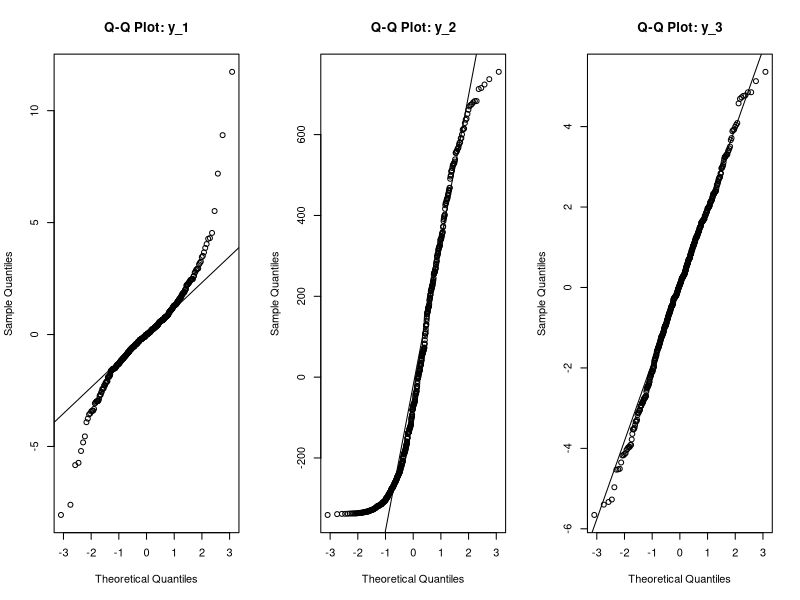
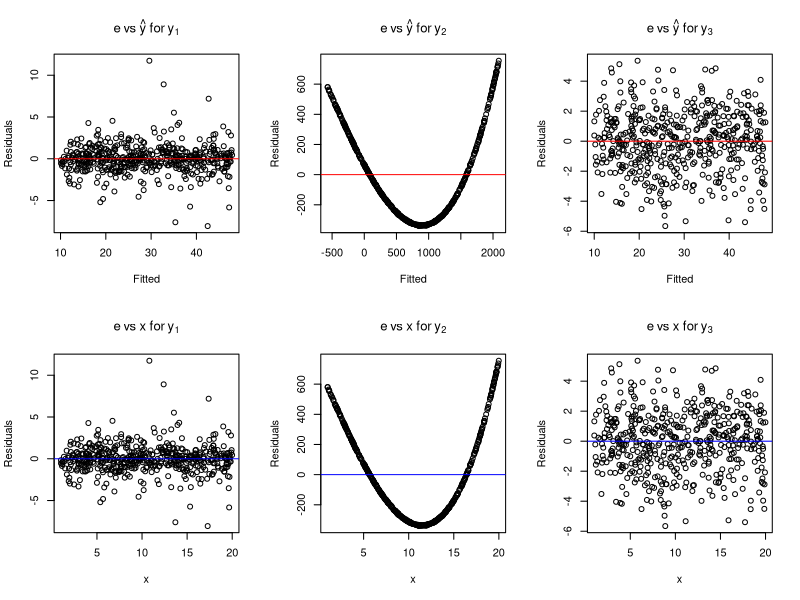

These figures' R source, in order:
## ---- chunk 1
knitr::opts_chunk$set(echo = TRUE, fig.width = 8, fig.height = 4)
## ---- chunk 2
df <- read.csv("ex6_q3_data.csv")

models <- lapply(1:3, function(k) {
  y <- df[[paste0("y_", k)]]
  lm(y ~ x, data = df)
})
names(models) <- paste0("y_", 1:3)
## ---- chunk 3
par(mfrow = c(1, 3))
for (k in 1:3) {
  qqnorm(residuals(models[[k]]), main = paste("Q-Q Plot: y_", k, sep = ""))
  qqline(residuals(models[[k]]))
}
## ---- chunk 4
par(mfrow = c(2, 3))

# Residuals vs. fitted
for (k in 1:3) {
  res <- residuals(models[[k]])
  fit <- fitted(models[[k]])
  plot(fit, res,
       main = bquote(e ~ "vs" ~ hat(y) ~ "for" ~ y[.(k)]),
       xlab = "Fitted", ylab = "Residuals")
  abline(h = 0, col = "red")
}

# Residuals vs. x
for (k in 1:3) {
  res <- residuals(models[[k]])
  plot(df$x, res,
       main = bquote(e ~ "vs" ~ x ~ "for" ~ y[.(k)]),
       xlab = "x", ylab = "Residuals")
  abline(h = 0, col = "blue")
}
## ---- chunk 5
std_residuals <- lapply(1:3, function(k) {
  e <- residuals(models[[k]])
  (e - mean(e)) / sd(e)
})
names(std_residuals) <- paste0("y_", 1:3)

# Check for values with |r_i| > 2
outlier_indices <- lapply(std_residuals, function(r) which(abs(r) > 2))
print("Outlier positions (|r_i| > 2):")
outlier_indices

# Summary of outlier analysis
cat("Summary of Outlier Detection:\n")
for (k in 1:3) {
  outliers <- outlier_indices[[k]]
  cat("y_", k, ": ", length(outliers), " observations with |r_i| > 2")
  if (length(outliers) > 0) {
    cat(" (positions: ", paste(outliers, collapse=", "), ")")
  }
  cat("\n")
}

# Check for extreme outliers (|r_i| > 3)
cat("\nExtreme outliers (|r_i| > 3):\n")
for (k in 1:3) {
  extreme <- which(abs(std_residuals[[k]]) > 3)
  cat("y_", k, ": ", length(extreme), " extreme outliers\n")
}
